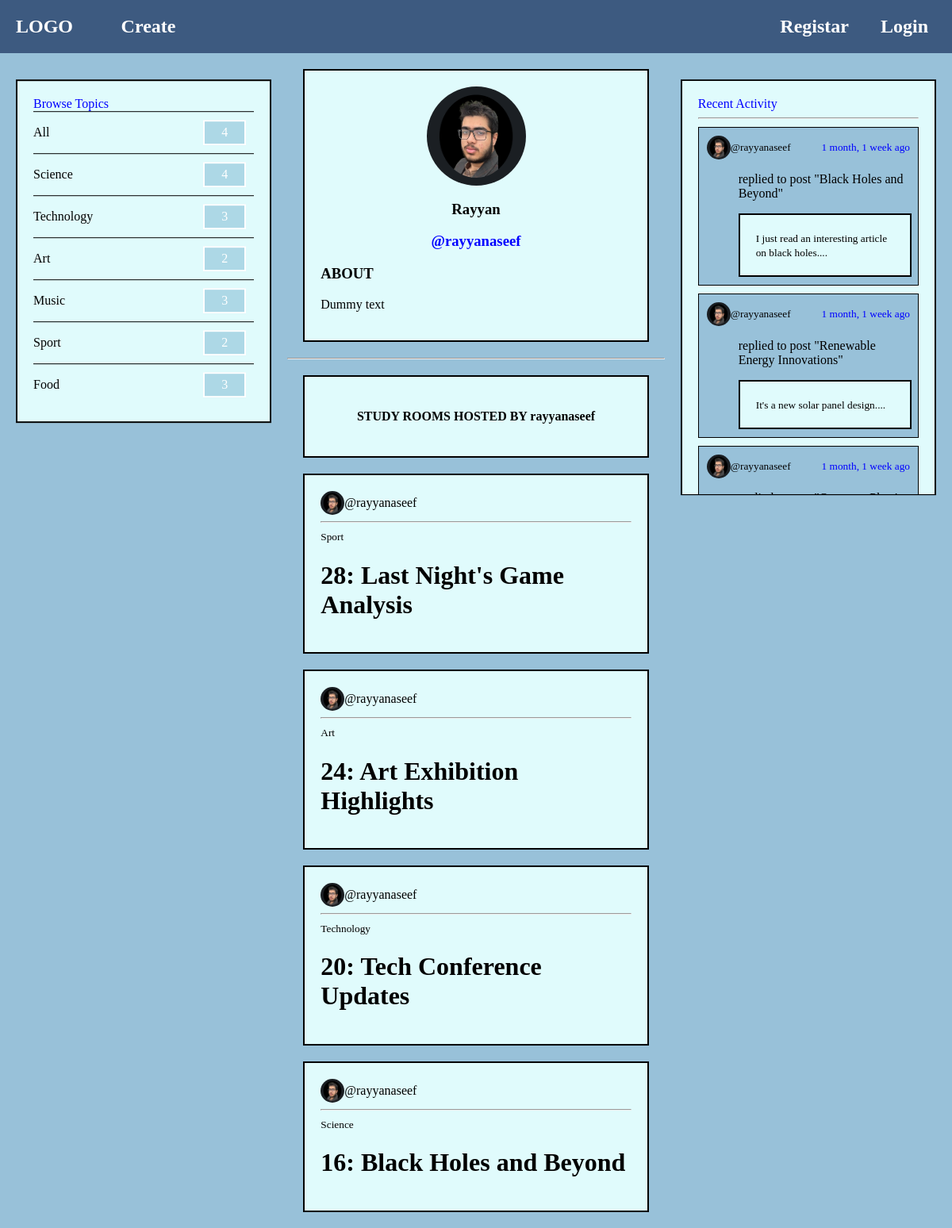
/profile/5, run on the app's committed database.
### playground/models.py (models this page shows, shortened)
class Topic(models.Model):
    name = models.CharField(max_length=100)

class ProfilePic(models.Model):
    user = models.ForeignKey(User, on_delete=models.CASCADE)
    profile_pic = models.ImageField(upload_to="Profile_Pics", default='Profile_Pics/Default_Profile_Pic.png')

class Room(models.Model):
    host        = models.ForeignKey(User, on_delete=models.SET_NULL, null=True)
    topic       = models.ForeignKey(Topic, on_delete=models.SET_NULL, null=True)
    partcipants = models.ManyToManyField(User, related_name="partcipants", blank=True)
    name        = models.CharField(max_length=100)
    description = models.TextField(null=True, blank=True)
    updated     = models.DateTimeField(auto_now=True)
    created     = models.DateTimeField(auto_now_add=True)
    def __str__(self):
        return self.name
    class Meta:
        ordering = ['-updated','-created']

class Message(models.Model):
    user        = models.ForeignKey(User, on_delete=models.CASCADE)
    room        = models.ForeignKey(Room, on_delete=models.CASCADE)
    body        = models.TextField()
    updated     = models.DateTimeField(auto_now=True)
    created     = models.DateTimeField(auto_now_add=True)
    def __str__(self):
        return self.body[0:50]

### playground/views.py (the view)
# urls.py: path('profile/<str:pk>', views.profile, name = "profile"),
def profile(request, pk):
    user = User.objects.get(id=pk)
    profile_pic = ProfilePic.objects.get(user=user)
    rooms = user.room_set.all()
    room_messages = user.message_set.all()
    topics = Topic.objects.all()
    topicsWithCount = topics.annotate(room_count=Count('room'))
    context = {"profile_user" : user, 'rooms': rooms, 'room_messages': room_messages[:5], 'topics': topicsWithCount, 'profile_pic': profile_pic}
    return render(request, 'playground/profile.html', context)

### playground/templates/playground/profile.html (shortened to what this page needs)
{% extends 'main.html' %}
{% block content %}
<div class="main-content">
    <div class="content-box side-bar">
        {% include 'playground/topics_component.html' %}
    </div>
    <div class="rooms-container">
        <div class="content-box">
            <div style="display: flex; justify-content: center;"><img src='{{ profile_pic.profile_pic.url }}' height="125px" width="125px" style="border-radius: 50%;"></div>
            <h3 style="text-align: center;">{{profile_user.first_name}} {{profile_user.last_name}}</h3>
            <h3 style="text-align: center;"><span>@{{profile_user}}</span></h3>
            <h3>ABOUT</h3>
            <p>Dummy text</p>
        </div>
        <hr>
        <div class="content-box">
            <h4 style="text-align: center;">STUDY ROOMS HOSTED BY {{profile_user}}</h4>
        </div>
        {% include 'playground/feed_component.html' %}
    </div>
    <div class="content-box activity-feed">
        {% include 'playground/activity_feed_component.html' %}
    </div>
</div>
{% endblock %}

### templates/main.html (shortened to what this page needs)
<!DOCTYPE html>
{% load static %}
{% load tz %}
<html>
<head>
    <link rel="stylesheet" type="text/css" href="{% static 'styles/main.css' %}?v={{ now|date:'U' }}">
</head>
<body>
    {% include 'navBar.html' %}
    {% block content %}{% endblock %}
</body>
</html>

### templates/navBar.html (shortened to what this page needs)
<nav id="nav">
    <div id="start">
        <h1><a href="{% url 'home' %}" style="margin: 0px 20px" id="nav-link">LOGO</a></h1>
        <div class="dropdown">
            <h1>Create</h1>
        </div>
    </div>
    <div id="end">
        {% if request.user.is_authenticated %}
        <img src="{{request.user.profilepic_set.first.profile_pic.url}}" width="50px" height="50px" style="border-radius: 50%;">
        <div class="dropdown">
            <h4 style="margin-bottom: 0px;">{{request.user.first_name}} {{request.user.last_name}}</h4>
            <h4 style="margin-top: 0px;"><span style="color: lightblue;">@{{request.user.username}}</span></h4>
            <div class="dropdown-items">
                <a href="{% url 'profile' user.id %}" style="margin: 0px 20px">Profile</a>
                <a href="{% url 'logout' %}" style="margin: 0px 20px">Logout</a>
            </div>
        </div>
        {% else %}
        <h1><a href="{% url 'register' %}" style="margin: 0px 20px" id="nav-link">Registar</a></h1>
        <h1><a href="{% url 'login' %}" style="margin: 0px 20px" id="nav-link">Login</a></h1>
        {% endif %}
    </div>
</nav>

### playground/templates/playground/topics_component.html
<span>Browse Topics</span>
<div class="topic">
    <a href="{% url 'home' %}">All</a>
    <p>{{rooms.count}}</p>
</div>
{% for topic in topics %}
<div class="topic">
    <a href="{% url 'home' %}?q={{topic.name}}">{{topic.name}}</a>
    <p>{{topic.room_count}}</p>
</div>
{% endfor %}

### playground/templates/playground/feed_component.html (shortened to what this page needs)
{% for room in rooms %}
<div class="content-box room-container">
    <div style="display: flex; align-items: center;">
        <img src="{{room.host.profilepic_set.first.profile_pic.url}}" width="30px" height="30px" style="border-radius: 50%;">
        <a href="{% url 'profile' room.host.id %}">@{{room.host.username}}</a>
    </div>
    <hr>
    <small>{{room.topic.name}}</small>
    <h1>{{room.id}}: <a href="{% url 'room' room.id %}">{{room.name}}</a></h1>
</div>
{% endfor %}

### playground/templates/playground/activity_feed_component.html (shortened to what this page needs)
<span>Recent Activity</span>
<hr>
{% for message in room_messages %}
<div class="activity-feed-object">
    <div style="display: flex; align-items: center;">
        <img src="{{ message.user.profilepic_set.first.profile_pic.url   }}" width="30px" height="30px" style="border-radius: 50%;">
        <small style="display: flex; justify-content: space-between; width: 100%;"><a href="{% url 'profile' message.user.id %}">@{{message.user}}</a><span>{{message.created|timesince}} ago</span></small>
    </div>
    <div style="margin-left: 40px; margin-right: -2px;">
        <p>replied to post "{{message.room}}"</p>
        <div class="content-box" style="margin: 0px">
            <small>{{message}}...</small>
        </div>
    </div>
</div>
{% endfor %}

### static/styles/main.css (style rules this page uses)
body { background-color: #98c1d9; align-items: flex-start; margin: 0px; }
.content-box { margin: 20px; padding: 20px; border: 2px solid black; background-color: #e0fbfc; }
span { color: blue; }
a { color: black; text-decoration: none; }
#nav { display: flex; justify-content: space-between; position: sticky; top: 0px; background-color: #3d5a80; z-index: 10; }
#start { display: flex; justify-content: inline left; }
.dropdown { color: white; position: relative; text-align: center; width: 150px; height: 100%; }
#nav-link { text-decoration: none; color: white; }
#end { display: flex; justify-content: inline right; align-items: center; margin-right: 10px; }
#end h1 { color: white; }
.main-content { display: flex; justify-content: space-between; align-items: flex-start; }
.side-bar { display: flex; flex-direction: column; justify-content: space-between; position: sticky; top: 100px; width: 300px; max-height: 60vh; overflow-y: auto; }
.topic { display: flex; justify-content: space-between; border-top: 1px solid black; align-items: center; }
.topic p { width: 40px; margin: 10px; padding: 5px; text-align: center; background-color: lightblue; border: 2px solid white; color: white; cursor: pointer; }
.activity-feed { width: 300px; top: 100px; position: sticky; max-height: 60vh; overflow-y: auto; }
.activity-feed-object { background-color: #98c1d9; border: 1px solid black; margin-top: 10px; padding: 10px; }

### data on the page
Topic: name "Science", room_count "4"
Topic: name "Technology", room_count "3"
Topic: name "Art", room_count "2"
Topic: name "Music", room_count "3"
Topic: name "Sport", room_count "2"
Topic: name "Food", room_count "3"
ProfilePic: profile_pic (picture)
Room: host.profilepic_set.first.profile_pic (picture), host.username "rayyanaseef", topic.name "Sport", id "28", name "Last Night's Game Analysis"
Room: host.profilepic_set.first.profile_pic (picture), host.username "rayyanaseef", topic.name "Art", id "24", name "Art Exhibition Highlights"
Room: host.profilepic_set.first.profile_pic (picture), host.username "rayyanaseef", topic.name "Technology", id "20", name "Tech Conference Updates"
Room: host.profilepic_set.first.profile_pic (picture), host.username "rayyanaseef", topic.name "Science", id "16", name "Black Holes and Beyond"
Message: user.profilepic_set.first.profile_pic (picture), user "rayyanaseef", created "1 month, 1 week", room "Black Holes and Beyond", body "I just read an interesting article on black holes."
Message: user.profilepic_set.first.profile_pic (picture), user "rayyanaseef", created "1 month, 1 week", room "Renewable Energy Innovations", body "It's a new solar panel design."
Message: user.profilepic_set.first.profile_pic (picture), user "rayyanaseef", created "1 month, 1 week"

### other printed values
{{ rooms.count }} "4"
{{ profile_user.first_name }} "Rayyan"
{{ profile_user }} "rayyanaseef"
